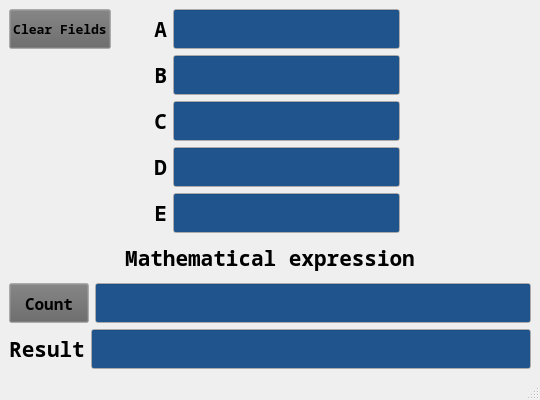
<?xml version="1.0" encoding="UTF-8"?>
<ui version="4.0">
 <class>MainWindow</class>
 <widget class="QMainWindow" name="MainWindow">
  <property name="geometry">
   <rect>
    <x>0</x>
    <y>0</y>
    <width>540</width>
    <height>400</height>
   </rect>
  </property>
  <property name="minimumSize">
   <size>
    <width>540</width>
    <height>400</height>
   </size>
  </property>
  <property name="maximumSize">
   <size>
    <width>540</width>
    <height>400</height>
   </size>
  </property>
  <property name="windowTitle">
   <string>Arithmetic Expressions</string>
  </property>
  <widget class="QWidget" name="centralwidget">
   <layout class="QHBoxLayout" name="horizontalLayout_3">
    <item>
     <layout class="QGridLayout" name="gridLayout">
      <item row="0" column="0" colspan="2">
       <layout class="QGridLayout" name="gridLayout_2">
        <item row="5" column="4">
         <widget class="QLineEdit" name="eField">
          <property name="enabled">
           <bool>true</bool>
          </property>
          <property name="minimumSize">
           <size>
            <width>210</width>
            <height>40</height>
           </size>
          </property>
          <property name="maximumSize">
           <size>
            <width>16777215</width>
            <height>40</height>
           </size>
          </property>
          <property name="palette">
           <palette>
            <active>
             <colorrole role="Base">
              <brush brushstyle="SolidPattern">
               <color alpha="255">
                <red>31</red>
                <green>84</green>
                <blue>141</blue>
               </color>
              </brush>
             </colorrole>
            </active>
            <inactive>
             <colorrole role="Base">
              <brush brushstyle="SolidPattern">
               <color alpha="255">
                <red>31</red>
                <green>84</green>
                <blue>141</blue>
               </color>
              </brush>
             </colorrole>
            </inactive>
            <disabled>
             <colorrole role="Base">
              <brush brushstyle="SolidPattern">
               <color alpha="255">
                <red>68</red>
                <green>68</green>
                <blue>68</blue>
               </color>
              </brush>
             </colorrole>
            </disabled>
           </palette>
          </property>
          <property name="font">
           <font>
            <family>Noto Sans Mono</family>
            <pointsize>16</pointsize>
            <weight>75</weight>
            <bold>true</bold>
           </font>
          </property>
         </widget>
        </item>
        <item row="3" column="3">
         <widget class="QLabel" name="cVarLabel">
          <property name="minimumSize">
           <size>
            <width>150</width>
            <height>0</height>
           </size>
          </property>
          <property name="font">
           <font>
            <family>Noto Sans Mono</family>
            <pointsize>16</pointsize>
            <weight>75</weight>
            <bold>true</bold>
           </font>
          </property>
          <property name="text">
           <string>C</string>
          </property>
          <property name="alignment">
           <set>Qt::AlignRight|Qt::AlignTrailing|Qt::AlignVCenter</set>
          </property>
         </widget>
        </item>
        <item row="2" column="4">
         <widget class="QLineEdit" name="bField">
          <property name="enabled">
           <bool>true</bool>
          </property>
          <property name="minimumSize">
           <size>
            <width>210</width>
            <height>40</height>
           </size>
          </property>
          <property name="maximumSize">
           <size>
            <width>16777215</width>
            <height>40</height>
           </size>
          </property>
          <property name="palette">
           <palette>
            <active>
             <colorrole role="Base">
              <brush brushstyle="SolidPattern">
               <color alpha="255">
                <red>31</red>
                <green>84</green>
                <blue>141</blue>
               </color>
              </brush>
             </colorrole>
            </active>
            <inactive>
             <colorrole role="Base">
              <brush brushstyle="SolidPattern">
               <color alpha="255">
                <red>31</red>
                <green>84</green>
                <blue>141</blue>
               </color>
              </brush>
             </colorrole>
            </inactive>
            <disabled>
             <colorrole role="Base">
              <brush brushstyle="SolidPattern">
               <color alpha="255">
                <red>68</red>
                <green>68</green>
                <blue>68</blue>
               </color>
              </brush>
             </colorrole>
            </disabled>
           </palette>
          </property>
          <property name="font">
           <font>
            <family>Noto Sans Mono</family>
            <pointsize>16</pointsize>
            <weight>75</weight>
            <bold>true</bold>
           </font>
          </property>
         </widget>
        </item>
        <item row="2" column="5">
         <spacer name="horizontalSpacer">
          <property name="orientation">
           <enum>Qt::Horizontal</enum>
          </property>
          <property name="sizeType">
           <enum>QSizePolicy::Expanding</enum>
          </property>
          <property name="sizeHint" stdset="0">
           <size>
            <width>50</width>
            <height>20</height>
           </size>
          </property>
         </spacer>
        </item>
        <item row="4" column="4">
         <widget class="QLineEdit" name="dField">
          <property name="enabled">
           <bool>true</bool>
          </property>
          <property name="minimumSize">
           <size>
            <width>210</width>
            <height>40</height>
           </size>
          </property>
          <property name="maximumSize">
           <size>
            <width>16777215</width>
            <height>40</height>
           </size>
          </property>
          <property name="palette">
           <palette>
            <active>
             <colorrole role="Base">
              <brush brushstyle="SolidPattern">
               <color alpha="255">
                <red>31</red>
                <green>84</green>
                <blue>141</blue>
               </color>
              </brush>
             </colorrole>
            </active>
            <inactive>
             <colorrole role="Base">
              <brush brushstyle="SolidPattern">
               <color alpha="255">
                <red>31</red>
                <green>84</green>
                <blue>141</blue>
               </color>
              </brush>
             </colorrole>
            </inactive>
            <disabled>
             <colorrole role="Base">
              <brush brushstyle="SolidPattern">
               <color alpha="255">
                <red>68</red>
                <green>68</green>
                <blue>68</blue>
               </color>
              </brush>
             </colorrole>
            </disabled>
           </palette>
          </property>
          <property name="font">
           <font>
            <family>Noto Sans Mono</family>
            <pointsize>16</pointsize>
            <weight>75</weight>
            <bold>true</bold>
           </font>
          </property>
         </widget>
        </item>
        <item row="5" column="3">
         <widget class="QLabel" name="eVarLabel">
          <property name="minimumSize">
           <size>
            <width>150</width>
            <height>0</height>
           </size>
          </property>
          <property name="font">
           <font>
            <family>Noto Sans Mono</family>
            <pointsize>16</pointsize>
            <weight>75</weight>
            <bold>true</bold>
           </font>
          </property>
          <property name="text">
           <string>E</string>
          </property>
          <property name="alignment">
           <set>Qt::AlignRight|Qt::AlignTrailing|Qt::AlignVCenter</set>
          </property>
         </widget>
        </item>
        <item row="4" column="3">
         <widget class="QLabel" name="dVarLabel">
          <property name="minimumSize">
           <size>
            <width>150</width>
            <height>0</height>
           </size>
          </property>
          <property name="font">
           <font>
            <family>Noto Sans Mono</family>
            <pointsize>16</pointsize>
            <weight>75</weight>
            <bold>true</bold>
           </font>
          </property>
          <property name="text">
           <string>D</string>
          </property>
          <property name="alignment">
           <set>Qt::AlignRight|Qt::AlignTrailing|Qt::AlignVCenter</set>
          </property>
         </widget>
        </item>
        <item row="3" column="4">
         <widget class="QLineEdit" name="cField">
          <property name="enabled">
           <bool>true</bool>
          </property>
          <property name="minimumSize">
           <size>
            <width>210</width>
            <height>40</height>
           </size>
          </property>
          <property name="maximumSize">
           <size>
            <width>16777215</width>
            <height>40</height>
           </size>
          </property>
          <property name="palette">
           <palette>
            <active>
             <colorrole role="Base">
              <brush brushstyle="SolidPattern">
               <color alpha="255">
                <red>31</red>
                <green>84</green>
                <blue>141</blue>
               </color>
              </brush>
             </colorrole>
            </active>
            <inactive>
             <colorrole role="Base">
              <brush brushstyle="SolidPattern">
               <color alpha="255">
                <red>31</red>
                <green>84</green>
                <blue>141</blue>
               </color>
              </brush>
             </colorrole>
            </inactive>
            <disabled>
             <colorrole role="Base">
              <brush brushstyle="SolidPattern">
               <color alpha="255">
                <red>68</red>
                <green>68</green>
                <blue>68</blue>
               </color>
              </brush>
             </colorrole>
            </disabled>
           </palette>
          </property>
          <property name="font">
           <font>
            <family>Noto Sans Mono</family>
            <pointsize>16</pointsize>
            <weight>75</weight>
            <bold>true</bold>
           </font>
          </property>
         </widget>
        </item>
        <item row="2" column="3">
         <widget class="QLabel" name="bVarLabel">
          <property name="minimumSize">
           <size>
            <width>150</width>
            <height>0</height>
           </size>
          </property>
          <property name="font">
           <font>
            <family>Noto Sans Mono</family>
            <pointsize>16</pointsize>
            <weight>75</weight>
            <bold>true</bold>
           </font>
          </property>
          <property name="text">
           <string>B</string>
          </property>
          <property name="alignment">
           <set>Qt::AlignRight|Qt::AlignTrailing|Qt::AlignVCenter</set>
          </property>
         </widget>
        </item>
        <item row="1" column="4">
         <widget class="QLineEdit" name="aField">
          <property name="enabled">
           <bool>true</bool>
          </property>
          <property name="minimumSize">
           <size>
            <width>210</width>
            <height>40</height>
           </size>
          </property>
          <property name="maximumSize">
           <size>
            <width>16777215</width>
            <height>40</height>
           </size>
          </property>
          <property name="palette">
           <palette>
            <active>
             <colorrole role="Base">
              <brush brushstyle="SolidPattern">
               <color alpha="255">
                <red>31</red>
                <green>84</green>
                <blue>141</blue>
               </color>
              </brush>
             </colorrole>
            </active>
            <inactive>
             <colorrole role="Base">
              <brush brushstyle="SolidPattern">
               <color alpha="255">
                <red>31</red>
                <green>84</green>
                <blue>141</blue>
               </color>
              </brush>
             </colorrole>
            </inactive>
            <disabled>
             <colorrole role="Base">
              <brush brushstyle="SolidPattern">
               <color alpha="255">
                <red>68</red>
                <green>68</green>
                <blue>68</blue>
               </color>
              </brush>
             </colorrole>
            </disabled>
           </palette>
          </property>
          <property name="font">
           <font>
            <family>Noto Sans Mono</family>
            <pointsize>16</pointsize>
            <weight>75</weight>
            <bold>true</bold>
           </font>
          </property>
         </widget>
        </item>
        <item row="1" column="3">
         <layout class="QHBoxLayout" name="horizontalLayout_4">
          <item>
           <widget class="QPushButton" name="clearFieldsButton">
            <property name="minimumSize">
             <size>
              <width>0</width>
              <height>40</height>
             </size>
            </property>
            <property name="maximumSize">
             <size>
              <width>16777215</width>
              <height>40</height>
             </size>
            </property>
            <property name="palette">
             <palette>
              <active>
               <colorrole role="Button">
                <brush brushstyle="SolidPattern">
                 <color alpha="255">
                  <red>100</red>
                  <green>100</green>
                  <blue>100</blue>
                 </color>
                </brush>
               </colorrole>
              </active>
              <inactive>
               <colorrole role="Button">
                <brush brushstyle="SolidPattern">
                 <color alpha="255">
                  <red>100</red>
                  <green>100</green>
                  <blue>100</blue>
                 </color>
                </brush>
               </colorrole>
              </inactive>
              <disabled>
               <colorrole role="Button">
                <brush brushstyle="SolidPattern">
                 <color alpha="255">
                  <red>100</red>
                  <green>100</green>
                  <blue>100</blue>
                 </color>
                </brush>
               </colorrole>
              </disabled>
             </palette>
            </property>
            <property name="font">
             <font>
              <family>Noto Sans Mono</family>
              <pointsize>10</pointsize>
              <weight>75</weight>
              <bold>true</bold>
             </font>
            </property>
            <property name="text">
             <string>Clear Fields</string>
            </property>
           </widget>
          </item>
          <item>
           <widget class="QLabel" name="aVarLabel">
            <property name="minimumSize">
             <size>
              <width>50</width>
              <height>0</height>
             </size>
            </property>
            <property name="maximumSize">
             <size>
              <width>50</width>
              <height>16777215</height>
             </size>
            </property>
            <property name="font">
             <font>
              <family>Noto Sans Mono</family>
              <pointsize>16</pointsize>
              <weight>75</weight>
              <bold>true</bold>
             </font>
            </property>
            <property name="text">
             <string>A</string>
            </property>
            <property name="alignment">
             <set>Qt::AlignRight|Qt::AlignTrailing|Qt::AlignVCenter</set>
            </property>
           </widget>
          </item>
         </layout>
        </item>
       </layout>
      </item>
      <item row="1" column="0" colspan="2">
       <widget class="QLabel" name="mathExprLabel">
        <property name="font">
         <font>
          <family>Noto Sans Mono</family>
          <pointsize>16</pointsize>
          <weight>75</weight>
          <bold>true</bold>
         </font>
        </property>
        <property name="text">
         <string>Mathematical expression</string>
        </property>
        <property name="alignment">
         <set>Qt::AlignCenter</set>
        </property>
       </widget>
      </item>
      <item row="3" column="1">
       <widget class="QLineEdit" name="resultField">
        <property name="enabled">
         <bool>true</bool>
        </property>
        <property name="minimumSize">
         <size>
          <width>0</width>
          <height>40</height>
         </size>
        </property>
        <property name="maximumSize">
         <size>
          <width>16777215</width>
          <height>40</height>
         </size>
        </property>
        <property name="palette">
         <palette>
          <active>
           <colorrole role="Base">
            <brush brushstyle="SolidPattern">
             <color alpha="255">
              <red>31</red>
              <green>84</green>
              <blue>141</blue>
             </color>
            </brush>
           </colorrole>
          </active>
          <inactive>
           <colorrole role="Base">
            <brush brushstyle="SolidPattern">
             <color alpha="255">
              <red>31</red>
              <green>84</green>
              <blue>141</blue>
             </color>
            </brush>
           </colorrole>
          </inactive>
          <disabled>
           <colorrole role="Base">
            <brush brushstyle="SolidPattern">
             <color alpha="255">
              <red>68</red>
              <green>68</green>
              <blue>68</blue>
             </color>
            </brush>
           </colorrole>
          </disabled>
         </palette>
        </property>
        <property name="font">
         <font>
          <family>Noto Sans Mono</family>
          <pointsize>16</pointsize>
          <weight>75</weight>
          <bold>true</bold>
         </font>
        </property>
        <property name="readOnly">
         <bool>true</bool>
        </property>
       </widget>
      </item>
      <item row="3" column="0">
       <layout class="QHBoxLayout" name="horizontalLayout_2">
        <item>
         <widget class="QLabel" name="resultLabel">
          <property name="font">
           <font>
            <family>Noto Sans Mono</family>
            <pointsize>16</pointsize>
            <weight>75</weight>
            <bold>true</bold>
           </font>
          </property>
          <property name="text">
           <string>Result</string>
          </property>
          <property name="alignment">
           <set>Qt::AlignCenter</set>
          </property>
         </widget>
        </item>
       </layout>
      </item>
      <item row="2" column="0" colspan="2">
       <layout class="QHBoxLayout" name="horizontalLayout">
        <item>
         <widget class="QPushButton" name="calcButton">
          <property name="minimumSize">
           <size>
            <width>0</width>
            <height>40</height>
           </size>
          </property>
          <property name="maximumSize">
           <size>
            <width>16777215</width>
            <height>40</height>
           </size>
          </property>
          <property name="palette">
           <palette>
            <active>
             <colorrole role="Button">
              <brush brushstyle="SolidPattern">
               <color alpha="255">
                <red>100</red>
                <green>100</green>
                <blue>100</blue>
               </color>
              </brush>
             </colorrole>
            </active>
            <inactive>
             <colorrole role="Button">
              <brush brushstyle="SolidPattern">
               <color alpha="255">
                <red>100</red>
                <green>100</green>
                <blue>100</blue>
               </color>
              </brush>
             </colorrole>
            </inactive>
            <disabled>
             <colorrole role="Button">
              <brush brushstyle="SolidPattern">
               <color alpha="255">
                <red>100</red>
                <green>100</green>
                <blue>100</blue>
               </color>
              </brush>
             </colorrole>
            </disabled>
           </palette>
          </property>
          <property name="font">
           <font>
            <family>Noto Sans Mono</family>
            <pointsize>12</pointsize>
            <weight>75</weight>
            <bold>true</bold>
           </font>
          </property>
          <property name="text">
           <string>Count</string>
          </property>
         </widget>
        </item>
        <item>
         <widget class="QLineEdit" name="mathExprField">
          <property name="enabled">
           <bool>true</bool>
          </property>
          <property name="minimumSize">
           <size>
            <width>0</width>
            <height>40</height>
           </size>
          </property>
          <property name="maximumSize">
           <size>
            <width>16777215</width>
            <height>40</height>
           </size>
          </property>
          <property name="palette">
           <palette>
            <active>
             <colorrole role="Base">
              <brush brushstyle="SolidPattern">
               <color alpha="255">
                <red>31</red>
                <green>84</green>
                <blue>141</blue>
               </color>
              </brush>
             </colorrole>
            </active>
            <inactive>
             <colorrole role="Base">
              <brush brushstyle="SolidPattern">
               <color alpha="255">
                <red>31</red>
                <green>84</green>
                <blue>141</blue>
               </color>
              </brush>
             </colorrole>
            </inactive>
            <disabled>
             <colorrole role="Base">
              <brush brushstyle="SolidPattern">
               <color alpha="255">
                <red>68</red>
                <green>68</green>
                <blue>68</blue>
               </color>
              </brush>
             </colorrole>
            </disabled>
           </palette>
          </property>
          <property name="font">
           <font>
            <family>Noto Sans Mono</family>
            <pointsize>16</pointsize>
            <weight>75</weight>
            <bold>true</bold>
           </font>
          </property>
         </widget>
        </item>
       </layout>
      </item>
     </layout>
    </item>
   </layout>
  </widget>
  <widget class="QMenuBar" name="menubar">
   <property name="geometry">
    <rect>
     <x>0</x>
     <y>0</y>
     <width>540</width>
     <height>20</height>
    </rect>
   </property>
  </widget>
  <widget class="QStatusBar" name="statusbar"/>
 </widget>
 <tabstops>
  <tabstop>aField</tabstop>
  <tabstop>bField</tabstop>
  <tabstop>cField</tabstop>
  <tabstop>dField</tabstop>
  <tabstop>eField</tabstop>
  <tabstop>mathExprField</tabstop>
  <tabstop>calcButton</tabstop>
  <tabstop>resultField</tabstop>
  <tabstop>clearFieldsButton</tabstop>
 </tabstops>
 <resources/>
 <connections/>
</ui>
